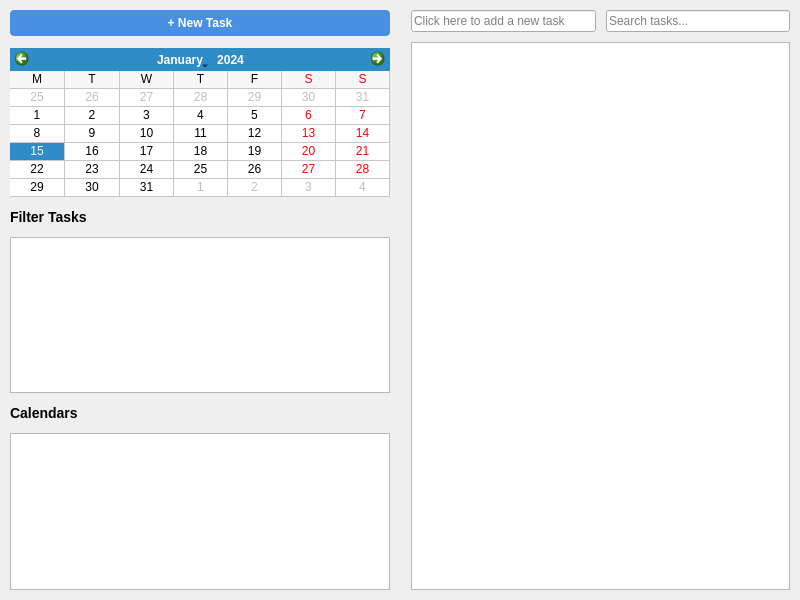
<?xml version="1.0" encoding="UTF-8"?>
<ui version="4.0">
 <class>TasksWidget</class>
 <widget class="QWidget" name="TasksWidget">
  <property name="geometry">
   <rect>
    <x>0</x>
    <y>0</y>
    <width>800</width>
    <height>600</height>
   </rect>
  </property>
  <layout class="QHBoxLayout" name="mainLayout">
   <property name="spacing">
    <number>0</number>
   </property>
   <property name="leftMargin">
    <number>0</number>
   </property>
   <property name="topMargin">
    <number>0</number>
   </property>
   <property name="rightMargin">
    <number>0</number>
   </property>
   <property name="bottomMargin">
    <number>0</number>
   </property>
   <item>
    <widget class="QSplitter" name="splitter">
     <property name="orientation">
      <enum>Qt::Horizontal</enum>
     </property>
     <property name="handleWidth">
      <number>1</number>
     </property>
     <widget class="QWidget" name="sidebar" native="true">
      <layout class="QVBoxLayout" name="sidebarLayout">
       <property name="spacing">
        <number>12</number>
       </property>
       <property name="leftMargin">
        <number>10</number>
       </property>
       <property name="topMargin">
        <number>10</number>
       </property>
       <property name="rightMargin">
        <number>10</number>
       </property>
       <property name="bottomMargin">
        <number>10</number>
       </property>
       <item>
        <widget class="QPushButton" name="newTaskBtn">
         <property name="styleSheet">
          <string notr="true">font-weight: bold; background-color: #4a90e2; color: white; border-radius: 4px; padding: 6px;</string>
         </property>
         <property name="text">
          <string>+ New Task</string>
         </property>
        </widget>
       </item>
       <item>
        <widget class="QCalendarWidget" name="sidebarCalendar">
         <property name="gridVisible">
          <bool>true</bool>
         </property>
         <property name="horizontalHeaderFormat">
          <enum>QCalendarWidget::SingleLetterDayNames</enum>
         </property>
         <property name="verticalHeaderFormat">
          <enum>QCalendarWidget::NoVerticalHeader</enum>
         </property>
        </widget>
       </item>
       <item>
        <widget class="QLabel" name="filterLabel">
         <property name="styleSheet">
          <string notr="true">font-weight: bold; font-size: 14px;</string>
         </property>
         <property name="text">
          <string>Filter Tasks</string>
         </property>
        </widget>
       </item>
       <item>
        <widget class="QListWidget" name="filterList"/>
       </item>
       <item>
        <widget class="QLabel" name="calendarsLabel">
         <property name="styleSheet">
          <string notr="true">font-weight: bold; font-size: 14px;</string>
         </property>
         <property name="text">
          <string>Calendars</string>
         </property>
        </widget>
       </item>
       <item>
        <widget class="QListWidget" name="calendarList">
         <property name="contextMenuPolicy">
          <enum>Qt::CustomContextMenu</enum>
         </property>
        </widget>
       </item>
      </layout>
     </widget>
     <widget class="QWidget" name="mainArea" native="true">
      <layout class="QVBoxLayout" name="mainAreaLayout">
       <property name="spacing">
        <number>10</number>
       </property>
       <property name="leftMargin">
        <number>10</number>
       </property>
       <property name="topMargin">
        <number>10</number>
       </property>
       <property name="rightMargin">
        <number>10</number>
       </property>
       <property name="bottomMargin">
        <number>10</number>
       </property>
       <item>
        <layout class="QHBoxLayout" name="topLayout">
         <item>
          <widget class="QLineEdit" name="quickTaskEdit">
           <property name="placeholderText">
            <string>Click here to add a new task</string>
           </property>
          </widget>
         </item>
         <item>
          <widget class="QLineEdit" name="searchEdit">
           <property name="maximumSize">
            <size>
             <width>200</width>
             <height>16777215</height>
            </size>
           </property>
           <property name="placeholderText">
            <string>Search tasks...</string>
           </property>
          </widget>
         </item>
        </layout>
       </item>
       <item>
        <widget class="QTableWidget" name="taskTable">
         <property name="editTriggers">
          <set>QAbstractItemView::NoEditTriggers</set>
         </property>
         <property name="selectionMode">
          <enum>QAbstractItemView::SingleSelection</enum>
         </property>
         <property name="selectionBehavior">
          <enum>QAbstractItemView::SelectRows</enum>
         </property>
        </widget>
       </item>
      </layout>
     </widget>
    </widget>
   </item>
  </layout>
 </widget>
 <resources/>
 <connections/>
</ui>
